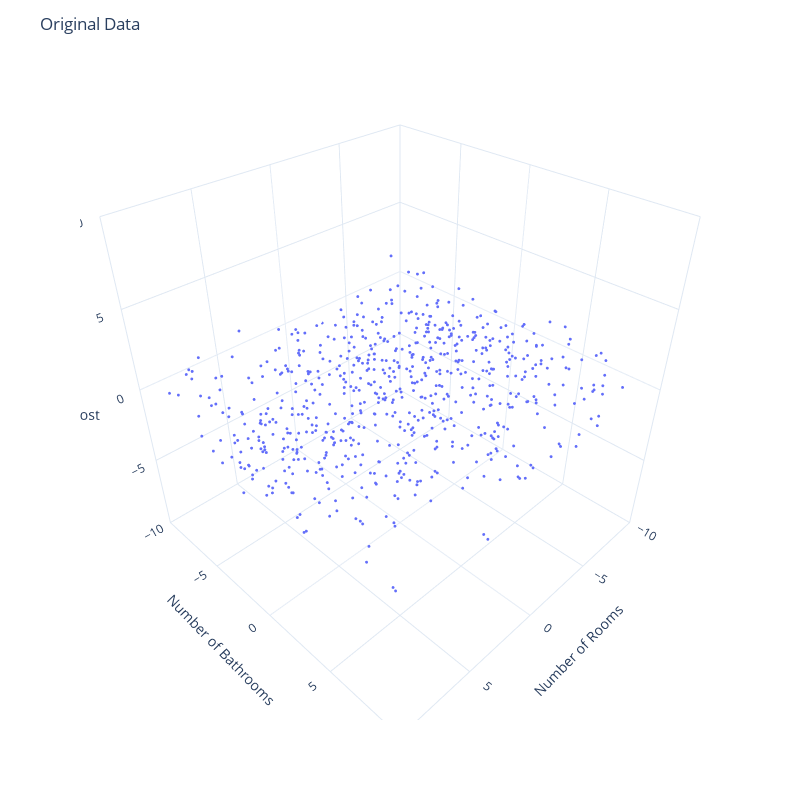

The cell this chart's notebook holds for it:
### Markdown cell above
## Principle Components Analysis

Come up with some exercise.

### Code cell
# Generate 3D gaussian noise that is wide on one axis
np.random.seed(0)
n_samples = 1000
data = np.random.normal(size=(n_samples, 3))
data[:, 0] *= 10
data[:, 1] *= 5

# plot 3D scatter plot
fig = px.scatter_3d(x=data[:, 0], y=data[:, 1], z=data[:, 2])

# Give axes titles
fig.update_layout(scene=dict(
    xaxis_title='Number of Rooms',
    yaxis_title='Number of Bathrooms',
    zaxis_title='Cost'))

# update range on axes
fig.update_layout(
title = "Original Data",
template='plotly_white',
scene=dict(
    xaxis=dict(range=[-10, 10]),
    yaxis=dict(range=[-10, 10]),
    zaxis=dict(range=[-10, 10])
),
width=800,
height=800

)

# update sxize of marker
fig.update_traces(marker=dict(size=1))

fig.show()

### Figure 1 — Plotly figure (JSON) as saved in the notebook; plotly's stock layout.template omitted (floating-point values rounded to 4 significant figures; data arrays with more than 128 entries replaced by an {"elided": "..."} marker saying what was removed)
{"data": [{"hovertemplate": "x=%{x}<br>y=%{y}<br>z=%{z}<extra></extra>", "legendgroup": "", "marker": {"color": "#636efa", "size": 1, "symbol": "circle"}, "mode": "markers", "name": "", "scene": "scene", "showlegend": false, "type": "scatter3d", "x": {"elided": "1000 float values"}, "y": {"elided": "1000 float values"}, "z": {"elided": "1000 float values"}}], "layout": {"height": 800, "legend": {"tracegroupgap": 0}, "margin": {"t": 60}, "scene": {"domain": {"x": [0, 1], "y": [0, 1]}, "xaxis": {"range": [-10, 10], "title": {"text": "Number of Rooms"}}, "yaxis": {"range": [-10, 10], "title": {"text": "Number of Bathrooms"}}, "zaxis": {"range": [-10, 10], "title": {"text": "Cost"}}}, "title": {"text": "Original Data"}, "width": 800}}
